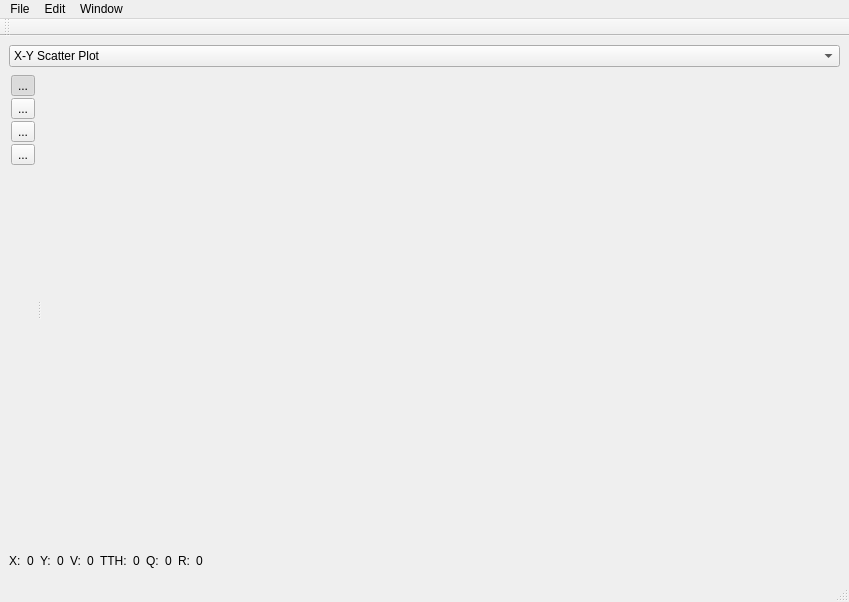
<?xml version="1.0" encoding="UTF-8"?>
<ui version="4.0">
 <class>QcepDataObjectGraphWindow</class>
 <widget class="QMainWindow" name="QcepDataObjectGraphWindow">
  <property name="geometry">
   <rect>
    <x>0</x>
    <y>0</y>
    <width>849</width>
    <height>602</height>
   </rect>
  </property>
  <property name="windowTitle">
   <string>MainWindow</string>
  </property>
  <widget class="QWidget" name="centralwidget">
   <layout class="QGridLayout" name="gridLayout">
    <item row="0" column="0">
     <widget class="QComboBox" name="m_PlotModeSelector">
      <item>
       <property name="text">
        <string>X-Y Scatter Plot</string>
       </property>
      </item>
      <item>
       <property name="text">
        <string>2D-Image Plot</string>
       </property>
      </item>
      <item>
       <property name="text">
        <string>Histogram</string>
       </property>
      </item>
      <item>
       <property name="text">
        <string>Vertical Slice</string>
       </property>
      </item>
      <item>
       <property name="text">
        <string>Horizontal Slice</string>
       </property>
      </item>
     </widget>
    </item>
    <item row="1" column="0">
     <widget class="QSplitter" name="m_Splitter">
      <property name="sizePolicy">
       <sizepolicy hsizetype="Expanding" vsizetype="Expanding">
        <horstretch>0</horstretch>
        <verstretch>0</verstretch>
       </sizepolicy>
      </property>
      <property name="orientation">
       <enum>Qt::Horizontal</enum>
      </property>
      <widget class="QWidget" name="widget" native="true">
       <layout class="QGridLayout" name="gridLayout_10">
        <property name="leftMargin">
         <number>2</number>
        </property>
        <property name="topMargin">
         <number>2</number>
        </property>
        <property name="rightMargin">
         <number>2</number>
        </property>
        <property name="bottomMargin">
         <number>2</number>
        </property>
        <property name="spacing">
         <number>2</number>
        </property>
        <item row="5" column="1">
         <widget class="QToolButton" name="m_ImageMeasureButton">
          <property name="toolTip">
           <string>Measure Distances on Image</string>
          </property>
          <property name="text">
           <string>...</string>
          </property>
          <property name="icon">
           <iconset resource="qcepresources.qrc">
            <normaloff>:/images/measure.png</normaloff>:/images/measure.png</iconset>
          </property>
          <property name="iconSize">
           <size>
            <width>24</width>
            <height>24</height>
           </size>
          </property>
          <property name="checkable">
           <bool>true</bool>
          </property>
          <property name="autoExclusive">
           <bool>true</bool>
          </property>
          <property name="autoRaise">
           <bool>false</bool>
          </property>
          <property name="arrowType">
           <enum>Qt::NoArrow</enum>
          </property>
         </widget>
        </item>
        <item row="1" column="1">
         <widget class="QToolButton" name="m_ImageZoomOutButton">
          <property name="toolTip">
           <string>Zoom Out</string>
          </property>
          <property name="text">
           <string>...</string>
          </property>
          <property name="icon">
           <iconset resource="qcepresources.qrc">
            <normaloff>:/images/zoom-out.png</normaloff>:/images/zoom-out.png</iconset>
          </property>
          <property name="iconSize">
           <size>
            <width>24</width>
            <height>24</height>
           </size>
          </property>
         </widget>
        </item>
        <item row="2" column="1">
         <widget class="QToolButton" name="m_ImageZoomAllButton">
          <property name="toolTip">
           <string>Auto Scale</string>
          </property>
          <property name="text">
           <string>...</string>
          </property>
          <property name="icon">
           <iconset resource="qcepresources.qrc">
            <normaloff>:/images/zoom-all.png</normaloff>:/images/zoom-all.png</iconset>
          </property>
          <property name="iconSize">
           <size>
            <width>24</width>
            <height>24</height>
           </size>
          </property>
         </widget>
        </item>
        <item row="0" column="1">
         <widget class="QToolButton" name="m_ImageZoomInButton">
          <property name="toolTip">
           <string>Zoom In</string>
          </property>
          <property name="text">
           <string>...</string>
          </property>
          <property name="icon">
           <iconset resource="qcepresources.qrc">
            <normaloff>:/images/zoom-in.png</normaloff>:/images/zoom-in.png</iconset>
          </property>
          <property name="iconSize">
           <size>
            <width>24</width>
            <height>24</height>
           </size>
          </property>
          <property name="checkable">
           <bool>true</bool>
          </property>
          <property name="checked">
           <bool>true</bool>
          </property>
          <property name="autoExclusive">
           <bool>true</bool>
          </property>
         </widget>
        </item>
        <item row="6" column="1">
         <spacer name="verticalSpacer_4">
          <property name="orientation">
           <enum>Qt::Vertical</enum>
          </property>
          <property name="sizeHint" stdset="0">
           <size>
            <width>20</width>
            <height>40</height>
           </size>
          </property>
         </spacer>
        </item>
       </layout>
      </widget>
      <widget class="QcepPlot" name="m_ImagePlot" native="true">
       <property name="sizePolicy">
        <sizepolicy hsizetype="Expanding" vsizetype="Expanding">
         <horstretch>2</horstretch>
         <verstretch>0</verstretch>
        </sizepolicy>
       </property>
       <property name="minimumSize">
        <size>
         <width>0</width>
         <height>0</height>
        </size>
       </property>
      </widget>
     </widget>
    </item>
    <item row="2" column="0">
     <layout class="QHBoxLayout" name="horizontalLayout">
      <item>
       <widget class="QLabel" name="label">
        <property name="text">
         <string>X:</string>
        </property>
       </widget>
      </item>
      <item>
       <widget class="QLabel" name="m_XMouse">
        <property name="text">
         <string>0</string>
        </property>
       </widget>
      </item>
      <item>
       <widget class="QLabel" name="label_2">
        <property name="text">
         <string>Y:</string>
        </property>
       </widget>
      </item>
      <item>
       <widget class="QLabel" name="m_YMouse">
        <property name="text">
         <string>0</string>
        </property>
       </widget>
      </item>
      <item>
       <widget class="QLabel" name="label_3">
        <property name="text">
         <string>V:</string>
        </property>
       </widget>
      </item>
      <item>
       <widget class="QLabel" name="m_ValMouse">
        <property name="text">
         <string>0</string>
        </property>
       </widget>
      </item>
      <item>
       <widget class="QLabel" name="label_4">
        <property name="text">
         <string>TTH:</string>
        </property>
       </widget>
      </item>
      <item>
       <widget class="QLabel" name="m_TTHMouse">
        <property name="text">
         <string>0</string>
        </property>
       </widget>
      </item>
      <item>
       <widget class="QLabel" name="label_5">
        <property name="text">
         <string>Q:</string>
        </property>
       </widget>
      </item>
      <item>
       <widget class="QLabel" name="m_QMouse">
        <property name="text">
         <string>0</string>
        </property>
       </widget>
      </item>
      <item>
       <widget class="QLabel" name="label_6">
        <property name="text">
         <string>R:</string>
        </property>
       </widget>
      </item>
      <item>
       <widget class="QLabel" name="m_RMouse">
        <property name="text">
         <string>0</string>
        </property>
       </widget>
      </item>
      <item>
       <spacer name="horizontalSpacer_3">
        <property name="orientation">
         <enum>Qt::Horizontal</enum>
        </property>
        <property name="sizeHint" stdset="0">
         <size>
          <width>40</width>
          <height>20</height>
         </size>
        </property>
       </spacer>
      </item>
     </layout>
    </item>
   </layout>
  </widget>
  <widget class="QMenuBar" name="menubar">
   <property name="geometry">
    <rect>
     <x>0</x>
     <y>0</y>
     <width>849</width>
     <height>21</height>
    </rect>
   </property>
   <widget class="QMenu" name="m_FileMenu">
    <property name="title">
     <string>File</string>
    </property>
    <addaction name="actionFile"/>
   </widget>
   <widget class="QMenu" name="m_EditMenu">
    <property name="title">
     <string>Edit</string>
    </property>
    <addaction name="actionEdit"/>
   </widget>
   <widget class="QMenu" name="m_WindowMenu">
    <property name="title">
     <string>Window</string>
    </property>
    <addaction name="actionWindow"/>
   </widget>
   <addaction name="m_FileMenu"/>
   <addaction name="m_EditMenu"/>
   <addaction name="m_WindowMenu"/>
  </widget>
  <widget class="QStatusBar" name="statusbar"/>
  <widget class="QToolBar" name="toolBar">
   <property name="windowTitle">
    <string>toolBar</string>
   </property>
   <attribute name="toolBarArea">
    <enum>TopToolBarArea</enum>
   </attribute>
   <attribute name="toolBarBreak">
    <bool>false</bool>
   </attribute>
  </widget>
  <action name="actionFile">
   <property name="text">
    <string>Quit</string>
   </property>
  </action>
  <action name="actionEdit">
   <property name="text">
    <string>Edit</string>
   </property>
  </action>
  <action name="actionWindow">
   <property name="text">
    <string>Window</string>
   </property>
  </action>
 </widget>
 <customwidgets>
  <customwidget>
   <class>QcepPlot</class>
   <extends>QWidget</extends>
   <header>qcepplot.h</header>
   <container>1</container>
  </customwidget>
 </customwidgets>
 <resources>
  <include location="qcepresources.qrc"/>
 </resources>
 <connections/>
</ui>
